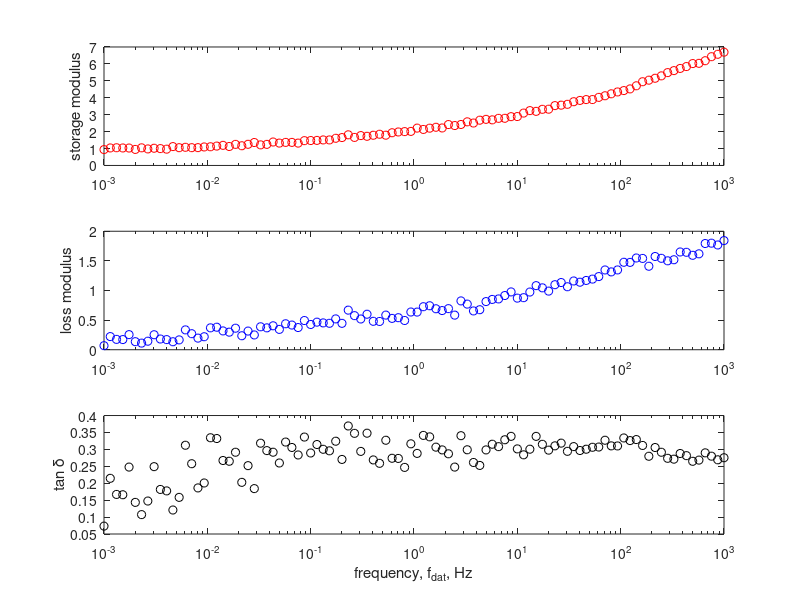

This chart was generated by the following MATLAB code: (Note: this script raises an error after producing the figure.)
% --- PronyFit_test.m
% test prony series fitting with L1 regularization

clear all

% simulated noisy data

% a relatively small number of 'true' time lags
tau = 1e-2*[ 0.01 0.1 1 10 100 1000 ]';
ko  = 1;				% static stiffness
k   = 0.5 ./ tau.^0.2;			% 'true' Prony series coefficients

points = 100;
f_dat = logspace(-3,3,points)';
iw = 2*pi*f_dat * sqrt(-1.0);

% generate complex modulus data with some additive noise and friction effects
T = [ ones(points,1) ,  iw*tau' ./ (iw*tau' + 1.0) ];
G_dat = T * [ ko ; k ] + 5e-2*(randn(points,1) + i*randn(points,1));

friction = 0.1; 		% definately NOT linear viscoelasticity!
G_dat = real(G_dat) + sqrt(-1)*(friction + imag(G_dat));

% plot the simulated data
figure(1)
 clf
% semilogx(f,real(G),'or',f,imag(G),'ob')
  subplot(311)
   semilogx(f_dat,real(G_dat),'or')
    ylabel('storage modulus')
  subplot(312)
   semilogx(f_dat,imag(G_dat),'ob')
    ylabel('loss modulus')
  subplot(313)
   semilogx(f_dat,imag(G_dat)./real(G_dat),'ok')
    ylabel('tan \delta')
    xlabel('frequency, f_{dat}, Hz')

% number of terms in the Prony series
nID = 97;

tau_id = logspace(-4.5,2,nID)';		% specified set of time lags, tau

alpha = 0.50;				% l_1 regularization parameter

[ko_id,k_id,cvg_hst] = PronyFit(G_dat,f_dat,tau_id,alpha); % do it!

f_fit  = logspace(-4,4,100);
iw_fit = 2*pi*f_fit * sqrt(-1.0); 
G_fit  = ko_id + sum( (k_id.*tau_id * iw_fit) ./ (tau_id * iw_fit + 1) ); 


 figure(1)
  clf
  subplot(311)
   semilogx(f_dat,real(G_dat),'or', f_fit, real(G_fit),'-k')
    ylabel('storage modulus')
  subplot(312)
   semilogx(f_dat,imag(G_dat),'ob', f_fit, imag(G_fit),'-k')
    ylabel('loss modulus')
  subplot(313)
   semilogx(f_dat,imag(G_dat)./real(G_dat),'ok', ...
            f_fit, imag(G_fit)./real(G_fit),'-k')
    ylabel('tan \delta')
    xlabel('frequency, f, Hz')


 figure(2)
  clf
  semilogx(tau,k,'kd', tau_id,k_id,'o');
   title('relaxation spectrum')
   legend('true','fit')
    xlabel('relaxation time, \tau_k')
    ylabel('coefficient, k_k')


 figure(3)
  MaxIter = size(cvg_hst,2);
  iter = [1:MaxIter];
  clf
    plot(iter,cvg_hst(1:nID+1,:),'-oo', iter,cvg_hst(nID+2:2*nID+2,:),'-xx');
     xlabel('iteration')
     ylabel('parameters: ''o'';  lagrange multipliers: ''x''')
     title('convergence history')

